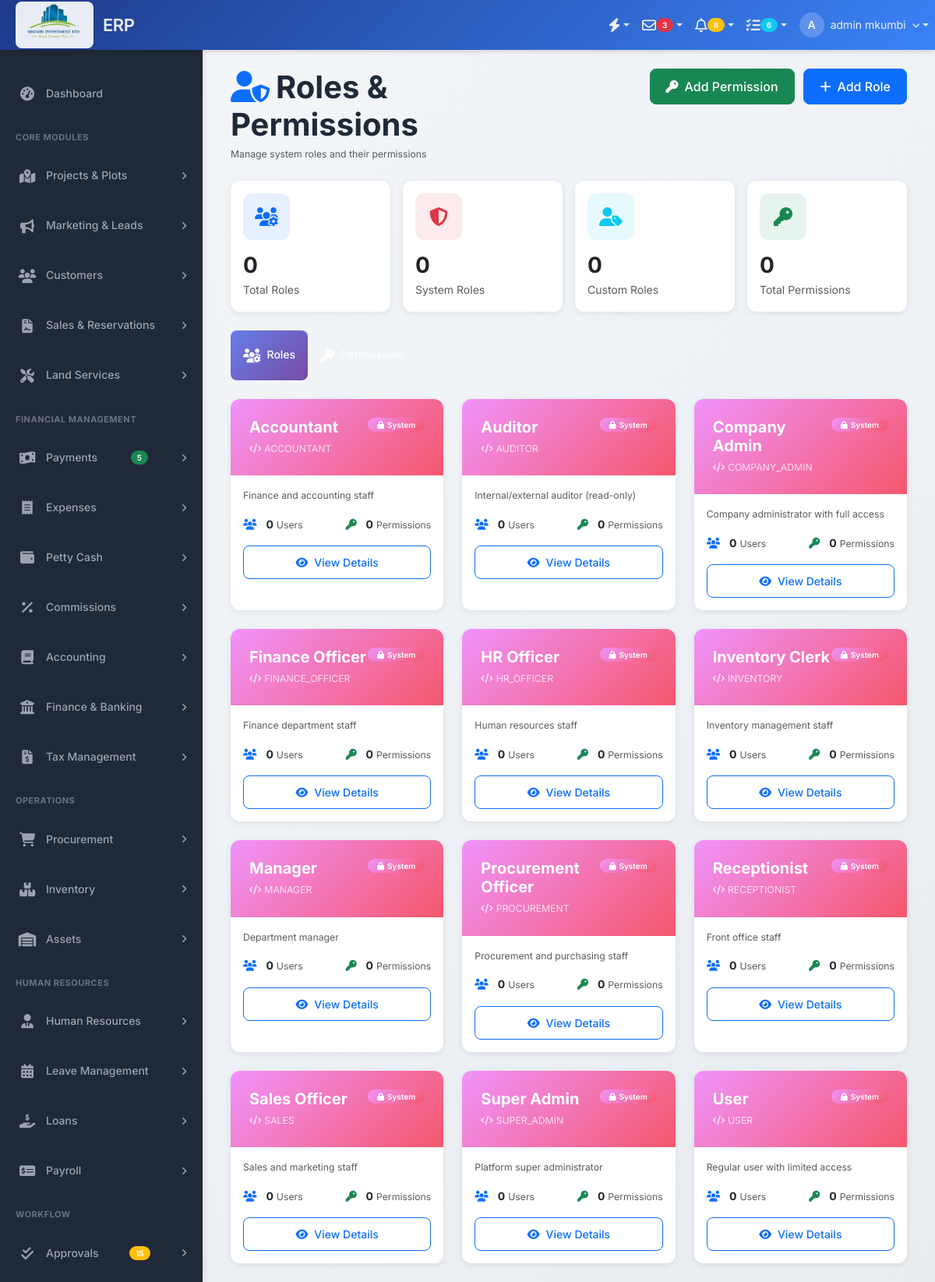
The app's page /modules/settings/roles.php (signed in) with its own data.
### tables this page shows
CREATE TABLE `system_roles` (
  `role_id` int(11) NOT NULL,
  `role_name` varchar(50) NOT NULL,
  `role_code` varchar(20) NOT NULL,
  `description` text DEFAULT NULL,
  `is_system_role` tinyint(1) DEFAULT 0 COMMENT 'Cannot be deleted if TRUE',
  `created_at` timestamp NOT NULL DEFAULT current_timestamp()
);

### modules/settings/roles.php (the view, shortened to what this page needs)
<?php
$db = Database::getInstance();
$db->setCompanyId($_SESSION['company_id']);
$conn = $db->getConnection();
try {
    $stmt = $conn->query("
        SELECT
            r.*,
            COUNT(DISTINCT ur.user_id) as user_count,
            COUNT(DISTINCT rp.permission_id) as permission_count
        FROM system_roles r
        LEFT JOIN user_roles ur ON r.role_id = ur.role_id
        LEFT JOIN role_permissions rp ON r.role_id = rp.role_id
        GROUP BY r.role_id
        ORDER BY r.is_system_role DESC, r.role_name ASC
    ");
    $roles = $stmt->fetchAll(PDO::FETCH_ASSOC);
    $stats = $conn->query("
        SELECT
            COUNT(DISTINCT r.role_id) as total_roles,
            COUNT(DISTINCT CASE WHEN r.is_system_role = 1 THEN r.role_id END) as system_roles,
            COUNT(DISTINCT CASE WHEN r.is_system_role = 0 THEN r.role_id END) as custom_roles,
            COUNT(DISTINCT p.permission_id) as total_permissions
        FROM system_roles r
        CROSS JOIN permissions p
    ")->fetch(PDO::FETCH_ASSOC);
} catch (PDOException $e) {
    $error_message = "Error fetching roles: " . $e->getMessage();
    $roles = [];
    $all_permissions = [];
    $permissions_by_module = [];
    $stats = ['total_roles' => 0, 'system_roles' => 0, 'custom_roles' => 0, 'total_permissions' => 0];
}
require_once '../../includes/header.php';
?>
<div class="content-header">
    <div class="container-fluid">
        <div class="row mb-4">
            <div class="col-sm-6">
                <h1 class="m-0 fw-bold">
                    <i class="fas fa-user-shield text-primary me-2"></i>Roles & Permissions
                </h1>
                <p class="text-muted small mb-0 mt-1">Manage system roles and their permissions</p>
            </div>
            <div class="col-sm-6">
                <div class="float-sm-end">
                    <button class="btn btn-success me-2" data-bs-toggle="modal" data-bs-target="#permissionModal" onclick="resetPermissionForm()">
                        <i class="fas fa-key me-2"></i>Add Permission
                    </button>
                    <button class="btn btn-primary" data-bs-toggle="modal" data-bs-target="#roleModal" onclick="resetRoleForm()">
                        <i class="fas fa-plus me-2"></i>Add Role
                    </button>
                </div>
            </div>
        </div>
    </div>
</div>
<section class="content">
    <div class="container-fluid">
        <div class="row g-3 mb-4">
            <div class="col-xl-3 col-md-6">
                <div class="card stats-card">
                    <div class="card-body">
                        <div class="stats-icon bg-primary bg-opacity-10 text-primary">
                            <i class="fas fa-users-cog"></i>
                        </div>
                        <h3 class="fw-bold mb-1"><?php echo number_format($stats['total_roles']); ?></h3>
                        <p class="text-muted mb-0">Total Roles</p>
                    </div>
                </div>
            </div>
            <div class="col-xl-3 col-md-6">
                <div class="card stats-card">
                    <div class="card-body">
                        <div class="stats-icon bg-danger bg-opacity-10 text-danger">
                            <i class="fas fa-shield-alt"></i>
                        </div>
                        <h3 class="fw-bold mb-1"><?php echo number_format($stats['system_roles']); ?></h3>
                        <p class="text-muted mb-0">System Roles</p>
                    </div>
                </div>
            </div>
            <div class="col-xl-3 col-md-6">
                <div class="card stats-card">
                    <div class="card-body">
                        <div class="stats-icon bg-info bg-opacity-10 text-info">
                            <i class="fas fa-user-tag"></i>
                        </div>
                        <h3 class="fw-bold mb-1"><?php echo number_format($stats['custom_roles']); ?></h3>
                        <p class="text-muted mb-0">Custom Roles</p>
                    </div>
                </div>
            </div>
            <div class="col-xl-3 col-md-6">
                <div class="card stats-card">
                    <div class="card-body">
                        <div class="stats-icon bg-success bg-opacity-10 text-success">
                            <i class="fas fa-key"></i>
                        </div>
                        <h3 class="fw-bold mb-1"><?php echo number_format($stats['total_permissions']); ?></h3>
                        <p class="text-muted mb-0">Total Permissions</p>
                    </div>
                </div>
            </div>
        </div>
        <ul class="nav nav-pills mb-4" id="rolesTabs" role="tablist">
            <li class="nav-item" role="presentation">
                <button class="nav-link active" id="roles-tab" data-bs-toggle="pill" data-bs-target="#roles" type="button" role="tab">
                    <i class="fas fa-users-cog me-2"></i>Roles
                </button>
            </li>
            <li class="nav-item" role="presentation">
                <button class="nav-link" id="permissions-tab" data-bs-toggle="pill" data-bs-target="#permissions" type="button" role="tab">
                    <i class="fas fa-key me-2"></i>Permissions
                </button>
            </li>
        </ul>
        <div class="tab-content" id="rolesTabContent">
            <div class="tab-pane fade show active" id="roles" role="tabpanel">
                <div class="row g-4">
                    <?php if (empty($roles)): ?>
                    <div class="col-12">
                        <div class="card shadow-sm">
                            <div class="card-body text-center py-5 text-muted">
                                <i class="fas fa-users-cog fa-3x mb-3 d-block"></i>
                                <p class="mb-0">No roles found</p>
                            </div>
                        </div>
                    </div>
                    <?php else: ?>
                        <?php foreach ($roles as $role): ?>
                        <div class="col-xl-4 col-md-6">
                            <div class="card role-card <?php echo $role['is_system_role'] ? 'system-role' : ''; ?>">
                                <div class="role-card-header">
                                    <div class="d-flex justify-content-between align-items-start">
                                        <div>
                                            <h5 class="mb-1 fw-bold">
                                                <?php echo htmlspecialchars($role['role_name']); ?>
                                            </h5>
                                            <small class="opacity-75">
                                                <i class="fas fa-code me-1"></i><?php echo htmlspecialchars($role['role_code']); ?>
                                            </small>
                                        </div>
                                        <?php if ($role['is_system_role']): ?>
                                            <span class="badge badge-system">
                                                <i class="fas fa-lock me-1"></i>System
                                            </span>
                                        <?php else: ?>
                                            <span class="badge badge-custom">
                                                <i class="fas fa-edit me-1"></i>Custom
                                            </span>
                                        <?php endif; ?>
                                    </div>
                                </div>
                                <div class="card-body">
                                    <?php if ($role['description']): ?>
                                    <p class="text-muted small mb-3">
                                        <?php echo htmlspecialchars($role['description']); ?>
                                    </p>
                                    <?php endif; ?>
                                    <div class="d-flex justify-content-between align-items-center mb-3">
                                        <div>
                                            <i class="fas fa-users text-primary me-2"></i>
                                            <strong><?php echo number_format($role['user_count']); ?></strong>
                                            <small class="text-muted">Users</small>
                                        </div>
                                        <div>
                                            <i class="fas fa-key text-success me-2"></i>
                                            <strong><?php echo number_format($role['permission_count']); ?></strong>
                                            <small class="text-muted">Permissions</small>
                                        </div>
                                    </div>
                                    <div class="d-grid gap-2">
                                        <button class="btn btn-sm btn-outline-primary" onclick="viewRoleDetails(<?php echo $role['role_id']; ?>)">
                                            <i class="fas fa-eye me-2"></i>View Details
                                        </button>
                                    </div>
                                </div>
                            </div>
                        </div>
                        <?php endforeach; ?>
                    <?php endif; ?>
                </div>
            </div>
        </div>
    </div>
</section>
<?php require_once '../../includes/footer.php'; ?>

### includes/header.php (style rules this page uses)
* { margin: 0; padding: 0; box-sizing: border-box; }
body { font-family: 'Inter', -apple-system, BlinkMacSystemFont, 'Segoe UI', sans-serif; font-size: 14px; line-height: 1.6; color: #1f2937; background: linear-gradient(135deg, #f5f7fa 0%, #e8ecf1 100%); min-height: 100vh; }
.badge { font-size: 10px; padding: 4px 8px; margin-left: auto; border-radius: 12px; font-weight: 600; }

### modules/settings/roles.php (style rules this page uses)
.role-card { border: none; border-radius: 12px; box-shadow: 0 2px 8px rgba(0,0,0,0.08); transition: transform 0.2s, box-shadow 0.2s; height: 100%; }
.role-card-header { background: linear-gradient(135deg, #667eea 0%, #764ba2 100%); color: #fff; border-radius: 12px 12px 0 0; padding: 1.5rem; }
.role-card.system-role .role-card-header { background: linear-gradient(135deg, #f093fb 0%, #f5576c 100%); }
.stats-card { border-radius: 12px; border: none; box-shadow: 0 2px 8px rgba(0,0,0,0.08); transition: all 0.3s; }
.stats-icon { width: 60px; height: 60px; border-radius: 12px; display: flex; align-items: center; justify-content: center; font-size: 24px; margin-bottom: 1rem; }
.nav-pills .nav-link.active { background: linear-gradient(135deg, #667eea 0%, #764ba2 100%); }
.badge-system { background: linear-gradient(135deg, #f093fb 0%, #f5576c 100%); padding: 4px 12px; border-radius: 12px; font-weight: 600; }
.btn { border-radius: 8px; padding: 0.625rem 1.25rem; font-weight: 500; }

### records on screen
system_roles: role_name "Accountant", role_code "ACCOUNTANT", is_system_role 1 (drawn), description "Finance and accounting staff", user_count "0", permission_count "0"
system_roles: role_name "Auditor", role_code "AUDITOR", is_system_role 1 (drawn), description "Internal/external auditor (read-only)", user_count "0", permission_count "0"
system_roles: role_name "Company Admin", role_code "COMPANY_ADMIN", is_system_role 1 (drawn), description "Company administrator with full access", user_count "0", permission_count "0"
system_roles: role_name "Finance Officer", role_code "FINANCE_OFFICER", is_system_role 1 (drawn), description "Finance department staff", user_count "0", permission_count "0"
system_roles: role_name "HR Officer", role_code "HR_OFFICER", is_system_role 1 (drawn), description "Human resources staff", user_count "0", permission_count "0"
system_roles: role_name "Inventory Clerk", role_code "INVENTORY", is_system_role 1 (drawn), description "Inventory management staff", user_count "0", permission_count "0"
system_roles: role_name "Manager", role_code "MANAGER", is_system_role 1 (drawn), description "Department manager", user_count "0", permission_count "0"
system_roles: role_name "Procurement Officer", role_code "PROCUREMENT", is_system_role 1 (drawn), description "Procurement and purchasing staff", user_count "0", permission_count "0"
system_roles: role_name "Receptionist", role_code "RECEPTIONIST", is_system_role 1 (drawn), description "Front office staff", user_count "0", permission_count "0"
system_roles: role_name "Sales Officer", role_code "SALES", is_system_role 1 (drawn), description "Sales and marketing staff", user_count "0", permission_count "0"
system_roles: role_name "Super Admin", role_code "SUPER_ADMIN", is_system_role 1 (drawn), description "Platform super administrator", user_count "0", permission_count "0"
system_roles: role_name "User", role_code "USER", is_system_role 1 (drawn), description "Regular user with limited access", user_count "0", permission_count "0"

### other values on screen
substr($_SESSION['full_name'] ?? 'U', 0, 1) "A"
$_SESSION['full_name'] "admin mkumbi"
$stats['total_roles'] "0"
$stats['system_roles'] "0"
$stats['custom_roles'] "0"
$stats['total_permissions'] "0"
